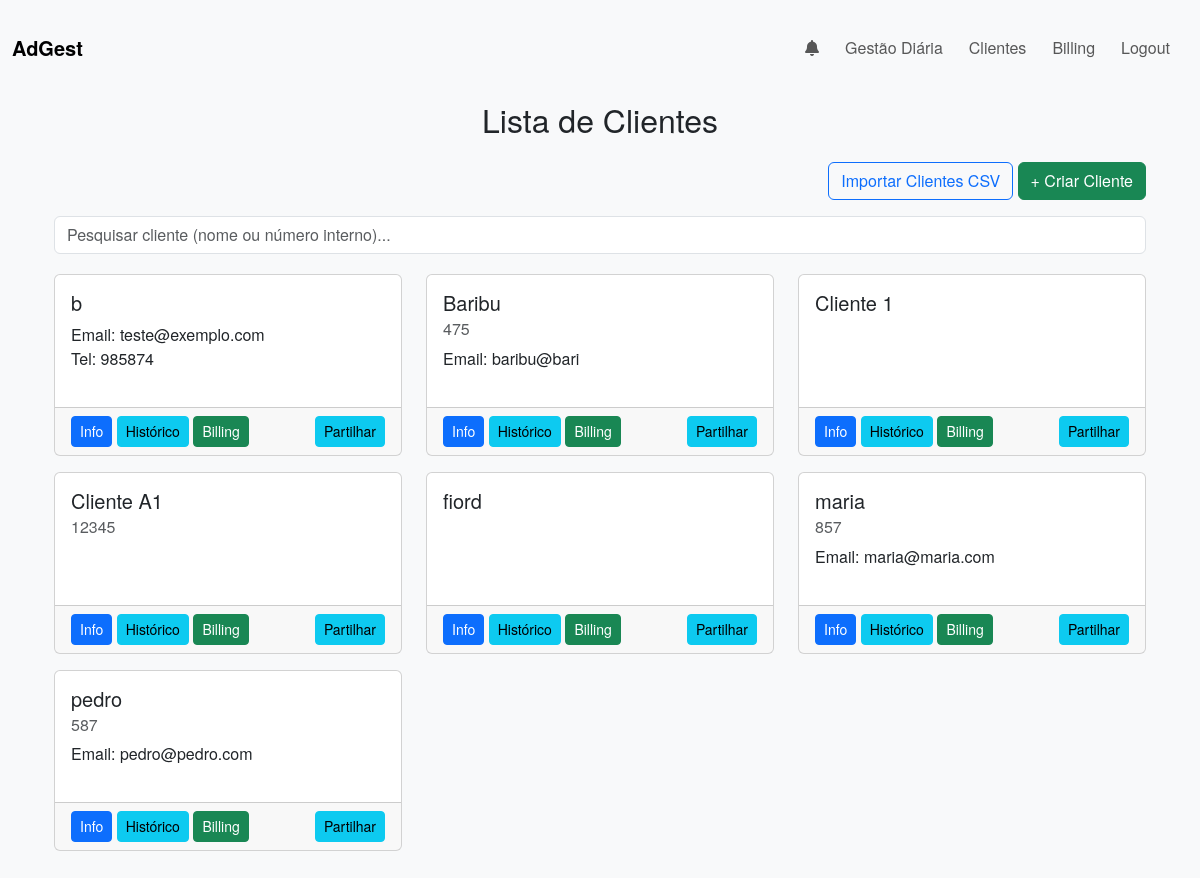
The app's page /clientes (signed in) with its own data.
### app/models.py (models this page shows, shortened)
class Client(db.Model):
    __tablename__ = 'clients'
    id = db.Column(db.Integer, primary_key=True)
    user_id = db.Column(db.Integer, db.ForeignKey('users.id'), nullable=False)
    name = db.Column(db.String(100), nullable=False)  # unique=True removido
    number_interno = db.Column(db.String(50), nullable=True)
    nif = db.Column(db.String(50), nullable=True)
    address = db.Column(db.String(200), nullable=True)
    email = db.Column(db.String(100), nullable=True)
    telephone = db.Column(db.String(20), nullable=True)
    assuntos = db.relationship('Assunto', backref='client', lazy=True)
    __table_args__ = (
        db.UniqueConstraint('user_id', 'name', name='uq_user_clientname'),
    )
    shares = db.relationship('ClientShare', backref='client', lazy='dynamic')

### app/routes.py (the view, shortened to what this page needs)
@main.route('/clientes')
@login_required
def clientes():
    page = request.args.get('page', 1, type=int)
    search = request.args.get('q', '').strip()
    query = Client.query.filter(
    or_(
        Client.user_id == current_user.id,
        Client.shares.any(ClientShare.user_id == current_user.id)
        )
    )
    pagination = query.order_by(func.lower(Client.name)).paginate(page=page, per_page=10)
    clients = pagination.items
    return render_template('clientes.html', clients=clients, pagination=pagination, search=search)

### app/routes.py (called while the page is built)
@main.context_processor
def inject_notifications():
    if current_user.is_authenticated:
        notifs_nao_lidas = Notification.query.filter_by(
            user_id=current_user.id, is_read=False
        ).order_by(Notification.timestamp.desc()).all()
        unread = len(notifs_nao_lidas)
        return dict(notifications=notifs_nao_lidas, unread_count=unread)
    return dict(notifications=[], unread_count=0)

### app/templates/clientes.html (shortened to what this page needs)
{% extends "base.html" %}
{% block content %}
<div class="container my-4">
  <h2 class="mb-4 text-center">Lista de Clientes</h2>
  <div class="text-end mb-3">
    <a href="{{ url_for('main.upload_client_csv') }}" class="btn btn-outline-primary">Importar Clientes CSV</a>
    <a href="{{ url_for('main.create_client') }}" class="btn btn-success">+ Criar Cliente</a>
  </div>
  <form method="GET" action="{{ url_for('main.clientes') }}" class="mb-3">
    <input type="text" name="q" id="clientSearch" class="form-control" placeholder="Pesquisar cliente (nome ou número interno)..." value="{{ search }}">
  </form>
  <div class="row" id="clientList">
    {% for client in clients %}
      <div class="col-md-4 mb-3 client-card">
        <div class="card h-100">
          <div class="card-body">
            <h5 class="card-title">{{ client.name }}</h5>
            {% if client.number_interno %}
              <h6 class="card-subtitle mb-2 text-muted">{{ client.number_interno }}</h6>
            {% endif %}
            <p class="card-text">
              {% if client.email %}Email: {{ client.email }}<br>{% endif %}
              {% if client.telephone %}Tel: {{ client.telephone }}{% endif %}
            </p>
          </div>
          <div class="card-footer d-flex justify-content-between align-items-center">
            <div>
              <a href="{{ url_for('main.client_info', client_id=client.id) }}" class="btn btn-primary btn-sm">Info</a>
              <a href="{{ url_for('main.historico_cliente', client_id=client.id) }}" class="btn btn-info btn-sm">Histórico</a>
              {% if current_user.role == 'admin' %}
                <a href="{{ url_for('main.billing_cliente', client_id=client.id) }}" class="btn btn-success btn-sm">Billing</a>
                <a href="{{ url_for('main.contabilidade_cliente', client_id=client.id) }}" class="btn btn-secondary btn-sm">Contabilidade</a>
              {% elif current_user.role == 'advogado' %}
                <a href="{{ url_for('main.billing_cliente', client_id=client.id) }}" class="btn btn-success btn-sm">Billing</a>
              {% else %}
                <a href="{{ url_for('main.contabilidade_cliente', client_id=client.id) }}" class="btn btn-secondary btn-sm">Contabilidade</a>
              {% endif %}
            </div>
            <div>
              <a href="{{ url_for('main.share_client', client_id=client.id) }}" class="btn btn-sm btn-info">Partilhar</a>
            </div>
          </div>
        </div>
      </div>
    {% endfor %}
  </div>
</div>
{% endblock %}

### app/static/css/style.css (style rules this page uses)
body { background-color: #f8f9fa; font-family: "Helvetica Neue", Helvetica, Arial, sans-serif; }
.container, .container-fluid { margin-top: 20px; }
.card { margin-bottom: 20px; }
.row { margin-top: 20px; }
.mb-2 { margin-bottom: 0.5rem !important; }

### records on screen
Client: name "b", email "teste@exemplo.com", telephone "985874"
Client: name "Baribu", number_interno "475", email "baribu@bari"
Client: name "Cliente 1"
Client: name "Cliente A1", number_interno "12345"
Client: name "fiord"
Client: name "maria", number_interno "857", email "maria@maria.com"
Client: name "pedro", number_interno "587", email "pedro@pedro.com"
